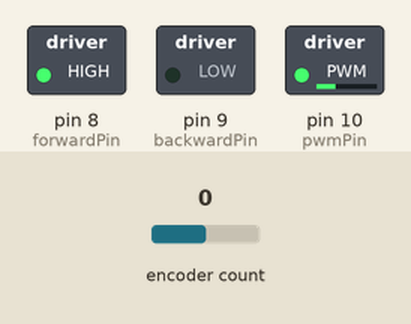
Bench run of a sketch on a simulated Arduino Uno, built with avr-gcc and run on an emulated ATmega328P. Shown: switched loads named in the sketch (green lamp = pin HIGH). Inputs (shaded band) come from the test bench; at power-on: encoder count 0.

Above: at 0.1 s.
Timing chart, 0 to 1.6 s (numbered marks = the images above):
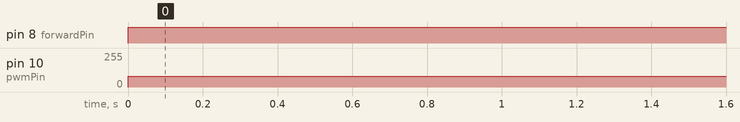

The sketch:

lego-motor.ino
```cpp
#include <Encoder.h>

#define tach1 2
#define tach2 3
#define forwardPin 8
#define backwardPin 9
#define pwmPin 10


Encoder myEnc(tach1, tach2);
int motorSpeed = 80;

void setup() {
  motorAttach();
}


void loop() {
  motorWrite(300);
}
```

functions.ino
```cpp
long oldPosition  = -999;
long newPosition = 0;

int readMotor(){
  long newPosition = myEnc.read();
  if (newPosition != oldPosition) {
    oldPosition = newPosition;
    return newPosition;
  }
}


void motorAttach(){
  pinMode(forwardPin, OUTPUT);
  pinMode(backwardPin, OUTPUT);
  pinMode(pwmPin, OUTPUT);
  Serial.begin(9600);
}

void motorWrite(int value) {
  analogWrite(10, motorSpeed);
  //Serial.println( readMotor() );

  if (readMotor() < value) {

  digitalWrite(forwardPin, HIGH);
  digitalWrite(backwardPin, LOW);
  }
  else if (readMotor() > value) {

  digitalWrite(forwardPin, LOW);
  digitalWrite(backwardPin, HIGH);
  }
  else {
   digitalWrite(forwardPin, LOW);
  digitalWrite(backwardPin, LOW);
  }
}
```

Measured:
- by itself, pin 8 (forwardPin): LOW → HIGH at 0.00 s
- by itself, pin 10 (pwmPin): 0/255 → 80/255 at 0.00 s
